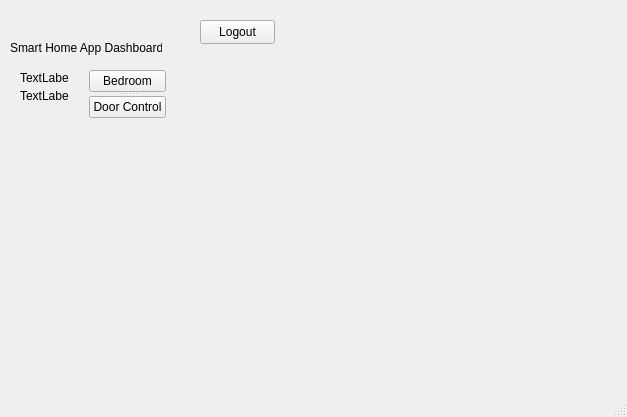
<?xml version="1.0" encoding="UTF-8"?>
<ui version="4.0">
    <class>MainWindow</class>
    <widget class="QMainWindow" name="MainWindow">
        <property name="geometry">
            <rect>
                <x>0</x>
                <y>0</y>
                <width>627</width>
                <height>417</height>
            </rect>
        </property>
        <property name="windowTitle">
            <string>MainWindow</string>
        </property>
        <property name="styleSheet">
            <string notr="true"/>
        </property>
        <widget class="QWidget" name="centralwidget">
            <widget class="QLabel" name="label">
                <property name="geometry">
                    <rect>
                        <x>10</x>
                        <y>40</y>
                        <width>152</width>
                        <height>16</height>
                    </rect>
                </property>
                <property name="text">
                    <string>Smart Home App Dashboard</string>
                </property>
            </widget>
            <widget class="QLabel" name="label_icon_bedroom">
                <property name="geometry">
                    <rect>
                        <x>20</x>
                        <y>88</y>
                        <width>49</width>
                        <height>16</height>
                    </rect>
                </property>
                <property name="text">
                    <string>TextLabel</string>
                </property>
            </widget>
            <widget class="QLabel" name="label_icon_doorcontrol">
                <property name="geometry">
                    <rect>
                        <x>20</x>
                        <y>70</y>
                        <width>49</width>
                        <height>16</height>
                    </rect>
                </property>
                <property name="maximumSize">
                    <size>
                        <width>64</width>
                        <height>24</height>
                    </size>
                </property>
                <property name="text">
                    <string>TextLabel</string>
                </property>
            </widget>
            <widget class="QPushButton" name="pushButton_Logout">
                <property name="geometry">
                    <rect>
                        <x>200</x>
                        <y>20</y>
                        <width>75</width>
                        <height>24</height>
                    </rect>
                </property>
                <property name="text">
                    <string>Logout</string>
                </property>
            </widget>
            <widget class="QSplitter" name="splitter_4">
                <property name="geometry">
                    <rect>
                        <x>89</x>
                        <y>70</y>
                        <width>77</width>
                        <height>48</height>
                    </rect>
                </property>
                <property name="orientation">
                    <enum>Qt::Vertical</enum>
                </property>
                <widget class="QPushButton" name="pushButton_bedroom">
                    <property name="maximumSize">
                        <size>
                            <width>100</width>
                            <height>24</height>
                        </size>
                    </property>
                    <property name="text">
                        <string>Bedroom</string>
                    </property>
                </widget>
                <widget class="QPushButton" name="pushButton_doorcontrol">
                    <property name="text">
                        <string>Door Control</string>
                    </property>
                </widget>
            </widget>
            <!-- Add the rest of the widgets here -->
        </widget>
        <widget class="QMenuBar" name="menubar">
            <property name="geometry">
                <rect>
                    <x>0</x>
                    <y>0</y>
                    <width>627</width>
                    <height>22</height>
                </rect>
            </property>
        </widget>
        <widget class="QStatusBar" name="statusbar"/>
    </widget>
    <resources/>
    <connections/>
</ui>
